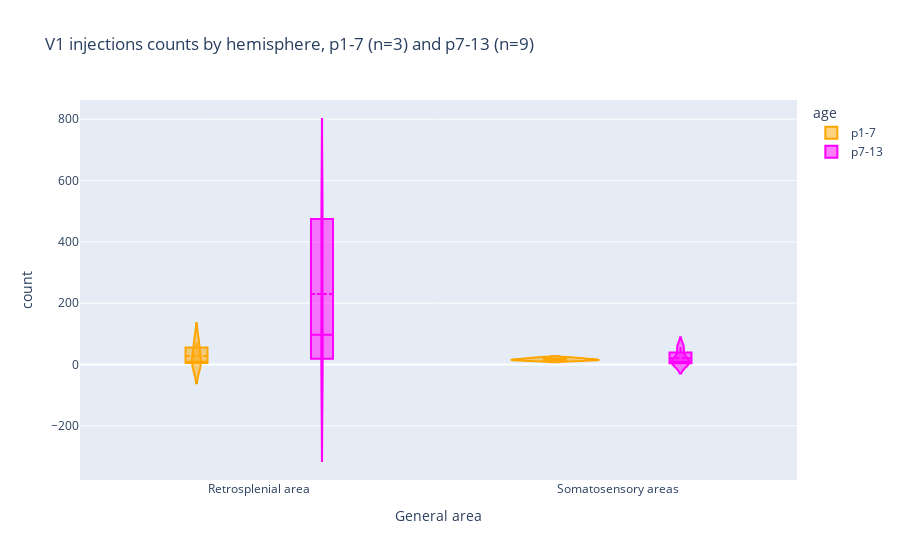

The cell this chart's notebook holds for it:
### Code cell
plot_count_zoomed(
    df_grouped, "V1 injections counts by hemisphere, p1-7 (n=3) and p7-13 (n=9) "
)

### Figure 1 — Plotly figure (JSON) as saved in the notebook; plotly's stock layout.template omitted (floating-point values rounded to 4 significant figures)
{"data": [{"alignmentgroup": "True", "box": {"visible": true}, "hovertemplate": "age=p1-7<br>General area=%{x}<br>count=%{y}<extra></extra>", "legendgroup": "p1-7", "marker": {"color": "orange"}, "meanline": {"visible": true}, "name": "p1-7", "offsetgroup": "p1-7", "orientation": "v", "scalegroup": "True", "showlegend": true, "type": "violin", "x": ["Retrosplenial area", "Somatosensory areas", "Retrosplenial area", "Somatosensory areas", "Retrosplenial area", "Somatosensory areas"], "x0": " ", "xaxis": "x", "y": [3, 14, 71, 15, 9, 21], "y0": " ", "yaxis": "y"}, {"alignmentgroup": "True", "box": {"visible": true}, "hovertemplate": "age=p7-13<br>General area=%{x}<br>count=%{y}<extra></extra>", "legendgroup": "p7-13", "marker": {"color": "magenta"}, "meanline": {"visible": true}, "name": "p7-13", "offsetgroup": "p7-13", "orientation": "v", "scalegroup": "True", "showlegend": true, "type": "violin", "x": ["Retrosplenial area", "Somatosensory areas", "Retrosplenial area", "Somatosensory areas", "Retrosplenial area", "Somatosensory areas", "Retrosplenial area", "Somatosensory areas", "Retrosplenial area", "Retrosplenial area", "Somatosensory areas", "Retrosplenial area", "Somatosensory areas", "Retrosplenial area", "Somatosensory areas", "Retrosplenial area", "Somatosensory areas"], "x0": " ", "xaxis": "x", "y": [480, 9, 480, 9, 18, 22, 97, 57, 473, 24, 3, 471, 4, 6, 56, 19, 4], "y0": " ", "yaxis": "y"}], "layout": {"legend": {"title": {"text": "age"}, "tracegroupgap": 0}, "title": {"text": "V1 injections counts by hemisphere, p1-7 (n=3) and p7-13 (n=9) "}, "violinmode": "group", "xaxis": {"anchor": "y", "categoryarray": ["Retrosplenial area", "Somatosensory areas"], "categoryorder": "array", "domain": [0, 1], "title": {"text": "General area"}}, "yaxis": {"anchor": "x", "domain": [0, 1], "title": {"text": "count"}}}}
